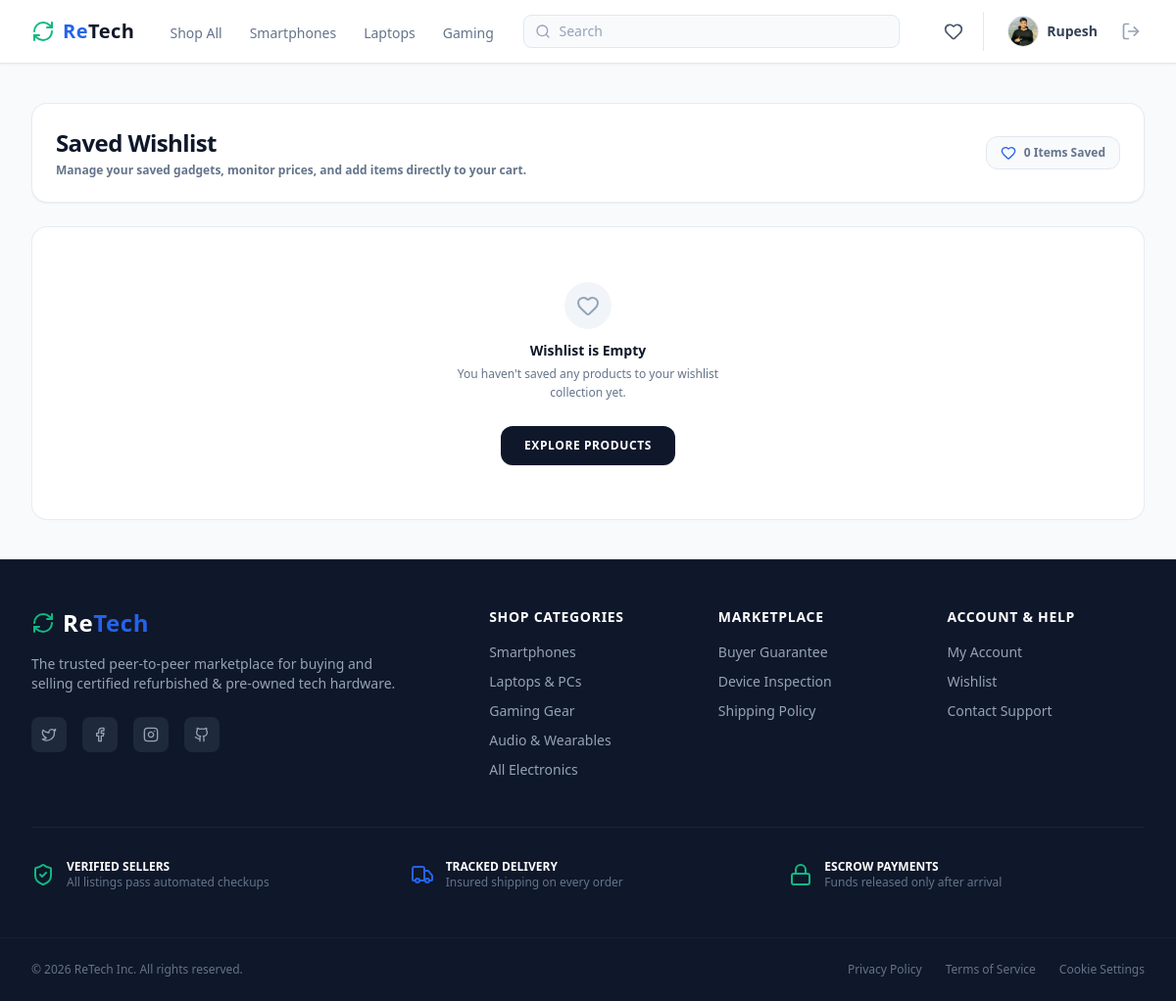
Page /wishlist/ (signed in) on the committed database.
### rt_app/models.py (models this page shows, shortened)
class User(AbstractUser):
    phone = models.CharField(max_length=20, blank=True)
    address = models.TextField(blank=True)
    profile_picture = models.ImageField(upload_to='images/users/', blank=True, null=True)

### rt_app/views/wishlist_view.py (the view)
# urls.py: path('wishlist/', wishlist_view, name='wishlist'),
@login_required
def wishlist_view(request):
    wishlist_items = Wishlist.objects.filter(user=request.user).select_related('product')
    return render(request, 'main/wishlist_page.html', {'wishlist_items': wishlist_items})

### rt_app/templates/main/wishlist_page.html (shortened to what this page needs)
<!DOCTYPE html>
<html lang="en">
<head>
    {% load static %}
    <link href="{% static 'css/styles.css' %}" rel="stylesheet" />
</head>
<body class="bg-slate-50 text-slate-900 font-sans min-h-screen flex flex-col selection:bg-blue-100">
    {% include 'components/_navbar.html' %}
    <main class="flex-grow max-w-7xl w-full mx-auto px-4 sm:px-6 lg:px-8 py-10 space-y-6">
        <div class="flex flex-col sm:flex-row sm:items-center justify-between gap-4 bg-white p-6 rounded-2xl border border-slate-200/80 shadow-sm">
            <div>
                <h1 class="text-2xl font-bold text-[#0F172A] tracking-tight">Saved Wishlist</h1>
                <p class="text-xs font-semibold text-[#64748B] mt-1">Manage your saved gadgets, monitor prices, and add items directly to your cart.</p>
            </div>
            <div class="inline-flex items-center gap-2 px-3.5 py-2 bg-slate-50 border border-slate-200 rounded-xl text-xs font-bold text-[#64748B] self-start sm:self-auto">
                <i data-lucide="heart" class="w-4 h-4 text-[#2563EB]"></i>
                <span>{{ wishlist_items|length|default:"0" }} Items Saved</span>
            </div>
        </div>
        <div class="w-full">
            {% if wishlist_items %}
                <div class="space-y-4">
                    {% for item in wishlist_items %}
                        <div class="bg-white border border-slate-200/80 rounded-2xl p-4 sm:p-5 flex flex-col sm:flex-row items-center justify-between gap-6 hover:border-slate-300 transition-all shadow-sm group">
                            <a href="/products/{{ item.product.id }}/" class="flex flex-col sm:flex-row items-center gap-5 flex-grow w-full">
                                <div class="w-20 h-20 bg-slate-50 border border-slate-200/80 rounded-xl overflow-hidden flex items-center justify-center p-2 flex-shrink-0 group-hover:border-slate-300 transition-colors">
                                    {% if item.product.product_image %}
                                        <img src="{{ item.product.product_image.url }}" alt="{{ item.product.title|default:item.product.title }}" class="w-full h-full object-cover rounded-lg group-hover:scale-105 transition-transform duration-300">
                                    {% else %}
                                        <i data-lucide="package" class="w-6 h-6 text-slate-400"></i>
                                    {% endif %}
                                </div>
                                <div class="space-y-1.5 text-center sm:text-left flex-grow">
                                    <div class="flex flex-col items-center sm:items-start gap-1">
                                        <h3 class="font-bold text-[#0F172A] text-base tracking-tight group-hover:text-[#2563EB] transition-colors line-clamp-1">
                                            {{ item.product.title|default:item.product.title }}
                                        </h3>
                                        <span class="inline-flex items-center px-2.5 py-0.5 rounded-md bg-slate-100 border border-slate-200/80 text-[10px] font-bold uppercase tracking-wider text-slate-600">
                                            {{ item.product.get_category_display }}
                                        </span>
                                    </div>
                                </div>
                            </a>
                            <div class="flex flex-row sm:items-center justify-between sm:justify-end gap-6 w-full sm:w-auto border-t sm:border-t-0 border-slate-100 pt-4 sm:pt-0">
                                <div class="flex flex-col">
                                    <span class="text-[9px] uppercase font-bold tracking-wider text-[#64748B]">Price</span>
                                    <div class="flex items-baseline gap-0.5">
                                        <span class="text-xs font-bold text-[#2563EB] mr-0.5">NPR</span>
                                        <span class="text-lg font-extrabold text-[#0F172A] font-mono">{{ item.product.price|floatformat:2 }}</span>
                                    </div>
                                </div>
                                <div class="flex items-center gap-2.5">
                                    <a href="/wishlist/remove/{{ item.product.id }}/" class="bg-slate-50 hover:bg-rose-50 text-slate-500 hover:text-rose-600 border border-slate-200 hover:border-rose-200 h-10 px-3.5 rounded-xl transition-all flex items-center justify-center gap-1.5 text-xs font-bold whitespace-nowrap" title="Remove Item">
                                        <i data-lucide="trash-2" class="w-3.5 h-3.5"></i>
                                        <span class="hidden sm:inline">Remove</span>
                                    </a>
                                </div>
                            </div>
                        </div>
                    {% endfor %}
                </div>
            {% else %}
                <div class="flex flex-col items-center justify-center text-center p-12 bg-white border border-slate-200/80 rounded-2xl min-h-[300px]">
                    <div class="w-12 h-12 rounded-full bg-slate-100 flex items-center justify-center text-slate-400 mb-3">
                        <i data-lucide="heart" class="w-6 h-6"></i>
                    </div>
                    <h4 class="text-sm font-bold text-[#0F172A]">Wishlist is Empty</h4>
                    <p class="text-xs text-[#64748B] mt-1 max-w-xs leading-relaxed mb-6 font-medium">You haven't saved any products to your wishlist collection yet.</p>
                    <a href="/products/" class="bg-[#0F172A] hover:bg-slate-800 text-white font-bold px-6 py-3 rounded-xl text-xs uppercase tracking-wider transition-all shadow-sm">
                        Explore Products
                    </a>
                </div>
            {% endif %}
        </div>
    </main>
    {% include 'components/_footer.html' %}
</body>
</html>

### rt_app/templates/components/_navbar.html (shortened to what this page needs)
{% load static %}
<nav class="bg-white border-b border-slate-200 sticky top-0 z-50 shadow-sm">
    <div class="max-w-7xl mx-auto px-4 sm:px-6 lg:px-8">
        <div class="flex justify-between h-16 items-center">
            <div class="flex items-center space-x-6">
                <a href="/" class="flex-shrink-0 flex items-center mr-2">
                    <i data-lucide="refresh-cw" class="text-[#10B981] mr-2 h-6 w-6"></i>
                    <span class="text-xl font-bold tracking-wide text-[#2563EB]">Re<span class="text-[#0F172A]">Tech</span></span>
                </a>
                <div class="hidden lg:flex space-x-5 font-medium">
                    <a href="/products/" class="{% if request.path == '/products/' and not request.GET.category %}text-[#2563EB] border-b-2 border-[#2563EB]{% else %}text-slate-500 hover:text-[#2563EB]{% endif %} px-1 pt-1 text-sm transition">Shop All</a>
                    <a href="/products/?category=smartphones" class="{% if request.GET.category == 'smartphones' %}text-[#2563EB] border-b-2 border-[#2563EB]{% else %}text-slate-500 hover:text-[#2563EB]{% endif %} px-1 pt-1 text-sm transition">Smartphones</a>
                    <a href="/products/?category=laptops" class="{% if request.GET.category == 'laptops' %}text-[#2563EB] border-b-2 border-[#2563EB]{% else %}text-slate-500 hover:text-[#2563EB]{% endif %} px-1 pt-1 text-sm transition">Laptops</a>
                    <a href="/products/?category=gaming" class="{% if request.GET.category == 'gaming' %}text-[#2563EB] border-b-2 border-[#2563EB]{% else %}text-slate-500 hover:text-[#2563EB]{% endif %} px-1 pt-1 text-sm transition">Gaming</a>
                </div>
            </div>
            <div class="hidden md:block flex-1 max-w-sm mx-4">
                <form action="/products/" method="GET" class="relative m-0">
                    <div class="absolute inset-y-0 left-0 pl-3 flex items-center pointer-events-none">
                    </div>
                    <input type="text" name="q" value="{{ request.GET.q|default:'' }}" placeholder="Search" class="block w-full pl-9 pr-3 py-1.5 border border-slate-200 rounded-lg bg-slate-50 text-sm placeholder-slate-400 focus:outline-none focus:border-[#2563EB] focus:bg-white text-slate-800 transition">
                </form>
            </div>
            <div class="flex items-center space-x-4">
                {% if user.is_authenticated %}
                    <a href="/wishlist/" class="text-slate-600 hover:text-[#2563EB] transition relative p-1">
                        <i data-lucide="heart" class="h-5 w-5"></i>
                    </a>
                    <div class="flex items-center space-x-3 border-l border-slate-200 pl-4">
                        <a href="/profile/" class="flex items-center space-x-2 py-1 px-2 rounded-full hover:bg-slate-100 transition group">
                            <div class="h-8 w-8 rounded-full overflow-hidden border border-slate-200 bg-slate-50 flex-shrink-0">
                                {% if user.profile_picture %}
                                    <img src="{{ user.profile_picture.url }}" alt="{{ user.username }}" class="h-full w-full object-cover">
                                {% else %}
                                    <div class="h-full w-full flex items-center justify-center text-[#2563EB] font-bold text-xs bg-blue-50">
                                        {{ user.username|slice:":1"|upper }}
                                    </div>
                                {% endif %}
                            </div>
                            <span class="text-sm font-semibold text-slate-700 group-hover:text-[#2563EB] transition">
                                {{ user.username }}
                            </span>
                        </a>
                        <a href="/logout/" class="text-slate-400 hover:text-red-600 transition p-1" title="Logout">
                            <i data-lucide="log-out" class="h-5 w-5"></i>
                        </a>
                    </div>
                {% endif %}
            </div>
        </div>
    </div>
</nav>

### rows in the picture
User: profile_picture (picture), username "Rupesh"

### other values in the picture
{{ wishlist_items|length|default:"0" }} "0"
